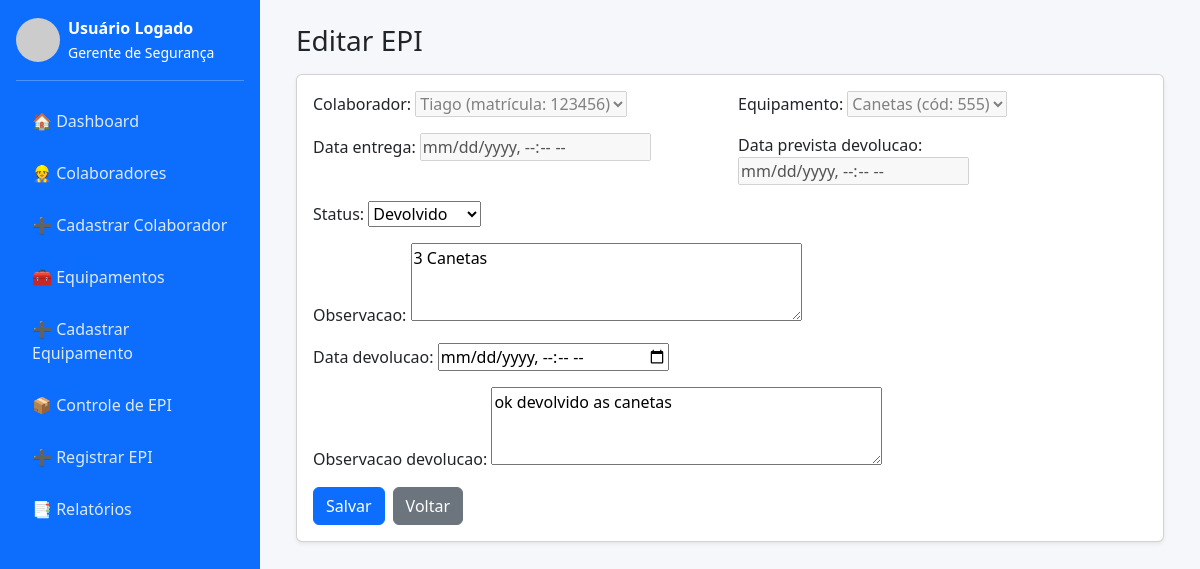
Page /epi/3/editar/ on the committed database.
### core/models.py (models this page shows, shortened)
class EPIControle(models.Model):
    colaborador = models.ForeignKey(Colaborador, on_delete=models.CASCADE, related_name='epis')
    equipamento = models.ForeignKey(Equipamento, on_delete=models.CASCADE, related_name='movimentos')
    data_entrega = models.DateTimeField(default=timezone.now)
    data_prevista_devolucao = models.DateTimeField()
    data_devolucao = models.DateTimeField(null=True, blank=True)
    status = models.CharField(max_length=20, choices=EPIStatus.choices, default=EPIStatus.EMPRESTADO)
    observacao = models.TextField(blank=True)
    observacao_devolucao = models.TextField(blank=True)

### core/views.py (the view)
# urls.py: path('epi/<int:pk>/editar/', views.epi_update, name='epi_update'),
def epi_update(request, pk):
    epi = get_object_or_404(EPIControle, pk=pk)
    class StatusOnlyForm(EPIControleForm):
        class Meta(EPIControleForm.Meta):
            fields = ['colaborador','equipamento','data_entrega','data_prevista_devolucao','status','observacao','data_devolucao','observacao_devolucao']
        def __init__(self, *args, **kwargs):
            super().__init__(*args, **kwargs)
            for fname in ['colaborador','equipamento','data_entrega','data_prevista_devolucao']:
                if fname in self.fields:
                    self.fields[fname].disabled = True
    if request.method == 'POST':
        form = StatusOnlyForm(request.POST, instance=epi)
        if form.is_valid():
            try:
                form.save()
                messages.success(request, 'Registro atualizado com sucesso.')
                return redirect('core:epi_list')
            except Exception as e:
                messages.error(request, f'Falha ao atualizar: {e}')
        else:
            messages.error(request,'Falha ao atualizar. Verifique os dados.')
    else:
        form = StatusOnlyForm(instance=epi)
    return render(request, 'core/epi_form.html', {'form': form, 'titulo': 'Editar EPI'})

### core/views.py
    class StatusOnlyForm(EPIControleForm):
        class Meta(EPIControleForm.Meta):
            fields = ['colaborador','equipamento','data_entrega','data_prevista_devolucao','status','observacao','data_devolucao','observacao_devolucao']
        def __init__(self, *args, **kwargs):
            super().__init__(*args, **kwargs)
            for fname in ['colaborador','equipamento','data_entrega','data_prevista_devolucao']:
                if fname in self.fields:
                    self.fields[fname].disabled = True

### core/models.py (called while the page is built)
    def __str__(self):
        return f"{self.nome} (matrícula: {self.matricula})"

    def __str__(self):
        return f"{self.nome} (cód: {self.codigo})"

### core/templates/core/epi_form.html (shortened to what this page needs)
{% extends 'core/base.html' %}{% block content %}
<div class="container">
  <h3 class="mb-3">{{ titulo }}</h3>
  <form method="post" class="card p-3 shadow-sm">{% csrf_token %}
    <div class="row g-3">
      <div class="col-md-6">{{ form.colaborador.label_tag }} {{ form.colaborador }}{% for e in form.colaborador.errors %}<div class="text-danger small">{{ e }}</div>{% endfor %}</div>
      <div class="col-md-6">{{ form.equipamento.label_tag }} {{ form.equipamento }}{% for e in form.equipamento.errors %}<div class="text-danger small">{{ e }}</div>{% endfor %}</div>
      <div class="col-md-6">{{ form.data_entrega.label_tag }} {{ form.data_entrega }}{% for e in form.data_entrega.errors %}<div class="text-danger small">{{ e }}</div>{% endfor %}</div>
      <div class="col-md-6">{{ form.data_prevista_devolucao.label_tag }} {{ form.data_prevista_devolucao }}{% for e in form.data_prevista_devolucao.errors %}<div class="text-danger small">{{ e }}</div>{% endfor %}</div>
      <div class="col-md-6">{{ form.status.label_tag }} {{ form.status }}{% for e in form.status.errors %}<div class="text-danger small">{{ e }}</div>{% endfor %}</div>
      <div class="col-12">{{ form.observacao.label_tag }} {{ form.observacao }}{% for e in form.observacao.errors %}<div class="text-danger small">{{ e }}</div>{% endfor %}</div>
      <div class="col-md-6" data-devolucao-group>{{ form.data_devolucao.label_tag }} {{ form.data_devolucao }}{% for e in form.data_devolucao.errors %}<div class="text-danger small">{{ e }}</div>{% endfor %}</div>
      <div class="col-12" data-devolucao-group>{{ form.observacao_devolucao.label_tag }} {{ form.observacao_devolucao }}{% for e in form.observacao_devolucao.errors %}<div class="text-danger small">{{ e }}</div>{% endfor %}</div>
    </div>
    <div class="mt-3 d-flex gap-2"><button class="btn btn-primary" type="submit">Salvar</button><a class="btn btn-secondary" href="{% url 'core:epi_list' %}">Voltar</a></div>
  </form>
</div>{% endblock %}

### core/templates/core/base.html (style rules this page uses)
body { background: #f6f7fb; }

### rows in the picture
EPIControle: colaborador "Tiago (matrícula: 123456)", equipamento "Canetas (cód: 555)", status "Devolvido", observacao "3 Canetas", observacao_devolucao "ok devolvido as canetas"

### other values in the picture
{{ titulo }} "Editar EPI"
